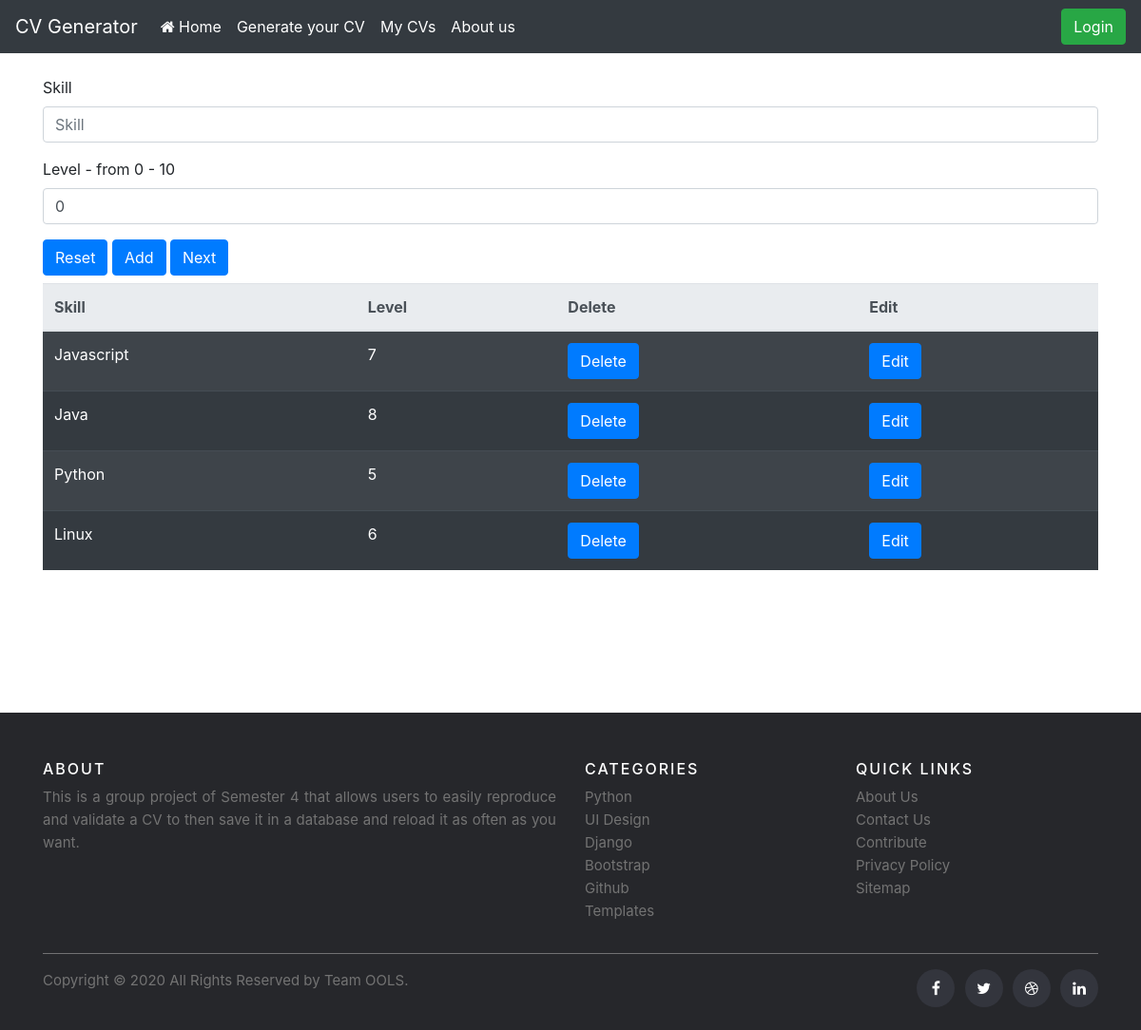
The app's page /skill_view/1/ with its own data.
### cvsite/models.py (models this page shows)
class Skill(models.Model):
    skill = models.CharField(max_length=100)
    level = fields.IntegerRangeField("Level - from 0 - 10", min_value=0, max_value=10, default=0)
    data = models.ForeignKey(Data, on_delete=models.CASCADE)

### cvsite/views.py (the view)
# urls.py: path('skill_view/<data>/', skill_view, name='skill'),
def skill_view(request, data=None):
    myskill = Skill.objects.all().filter(data=data)
    if 'add' in request.POST:
        if request.method == 'POST':
            form = SkillForm(request.POST)
            if form.is_valid():
                sk = form.save(commit=False)
                sk.data_id = data
                sk.save()
                messages.success(request, 'Skill saved')
                return redirect('skill', data=data)
    else:
        form = SkillForm()
    return render(request, 'form_skill.html', {'form': form, 'mysk': myskill, })

### cvsite/forms.py
class SkillForm(forms.ModelForm):
    class Meta:
        model = Skill
        fields = '__all__'
        exclude = ['data']

### templates/form_skill.html (shortened to what this page needs)
{% extends 'base.html' %}
{% load bootstrap4 %}
{% block content %}
    <form action="" method="post">
        {% bootstrap_form form %}
        <button type="reset" class="btn btn-primary mb-2">Reset</button>
        <button type="submit" class="btn btn-primary mb-2" name="add">Add</button>
        <a href="{% url 'next_skill' %}" class="btn btn-primary mb-2">Next</a>
    </form>
    <table class="table table-striped table-dark">
        <thead class="thead-light">
        <tr>
            <th>Skill</th>
            <th>Level</th>
            <th>Delete</th>
            <th>Edit</th>
        </tr>
        </thead>
        {% for element in mysk %}
            <tr>
                <td>{{ element.skill }}</td>
                <td>{{ element.level }}</td>
                <td><a name="css" href="{% url 'skill_delete' data=element.data_id pk=element.id %}"
                       class="btn btn-primary btn-xs">Delete</a></td>
                <td><a name="css" href="{% url 'skill_edit' data=element.data_id pk=element.id %}"
                       class="btn btn-primary btn-xs">Edit</a></td>
            </tr>
        {% endfor %}
    </table>
{% endblock %}

### records on screen
Skill: skill "Javascript", level "7"
Skill: skill "Java", level "8"
Skill: skill "Python", level "5"
Skill: skill "Linux", level "6"
